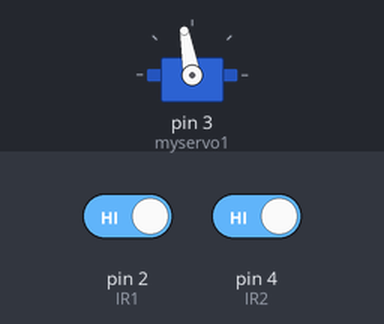
A sketch run on a simulated Arduino Uno, built with avr-gcc and run on an emulated ATmega328P. Parts: servo. The test bench sets the inputs (shaded band); at power-on: pin 2 (IR1) HIGH, pin 4 (IR2) HIGH.

Above: at 1.2 s.
1.3 s: pin 2 (IR1) driven LOW
At 2.3 s:
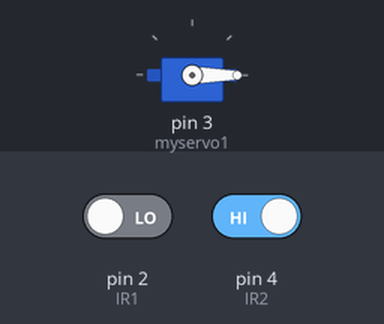
Timing chart, 0 to 4.3 s (numbered marks = the images above; inputs shaded):
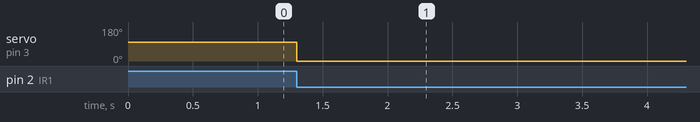

The sketch:

Barrrier.ino
```cpp
#include <Wire.h>
#include <Servo.h>

Servo myservo1;

int IR1 = 2;
int IR2 = 4;

void setup() {
pinMode(IR1, INPUT);
pinMode(IR2, INPUT);

myservo1.attach(3);
myservo1.write(100);
}
void loop(){

if(digitalRead (IR1) == LOW){
myservo1.write(0);
}
if(digitalRead (IR2) == LOW){
myservo1.write(0);
}
}
```

Measured:
- after the input at 1.3 s, servo on pin 3 (myservo1): 100° → 0° at once
